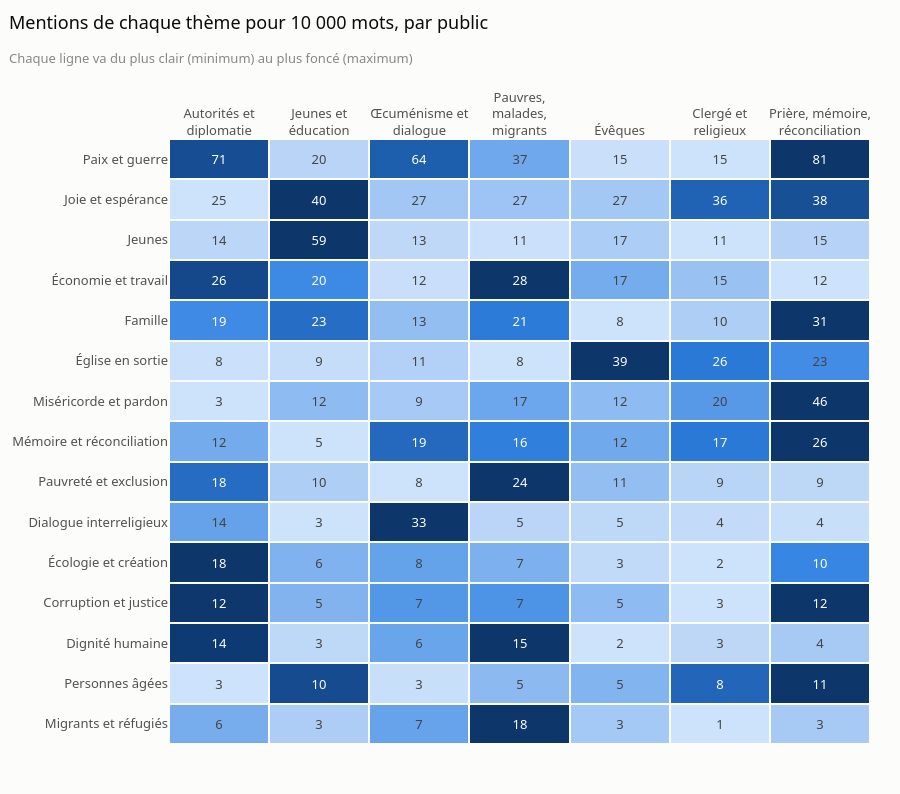

The cell this chart's notebook holds for it:
### Markdown cell above
### Et selon le public ?

Même mesure, en comparant les types de public qui comptent au moins 20 discours.

### Code cell
grands_publics = df["public"].value_counts().loc[lambda n: n >= 20].index
taux = ac.taux_lexique(df, "public").loc[grands_publics].T
taux = taux.loc[taux.mean(axis=1).sort_values(ascending=False).index]
taux.columns = [textwrap.fill(p, 16).replace("\n", "<br>") for p in taux.columns]

g.carte_chaleur(taux, "Mentions de chaque thème pour 10 000 mots, par public",
                "Chaque ligne va du plus clair (minimum) au plus foncé (maximum)").show()

### Figure 1 — Plotly figure (JSON) as saved in the notebook; plotly's stock layout.template omitted (floating-point values rounded to 4 significant figures)
{"data": [{"colorscale": [[0.0, "#cde2fb"], [0.08333, "#b7d3f6"], [0.1667, "#9ec5f4"], [0.25, "#86b6ef"], [0.3333, "#6da7ec"], [0.4167, "#5598e7"], [0.5, "#3987e5"], [0.5833, "#2a78d6"], [0.6667, "#256abf"], [0.75, "#1c5cab"], [0.8333, "#184f95"], [0.9167, "#104281"], [1.0, "#0d366b"]], "customdata": [[70.79, 19.82, 64.05, 36.55, 15.41, 14.67, 81.36], [24.74, 40.2, 27.13, 27.37, 27.01, 35.79, 37.55], [13.92, 58.59, 13.35, 11.1, 16.6, 10.83, 15.02], [25.98, 19.71, 12.21, 27.94, 16.82, 14.84, 11.89], [18.9, 22.58, 12.64, 20.86, 7.92, 10.48, 30.67], [7.935, 8.59, 10.65, 7.655, 39.06, 25.84, 22.53], [2.956, 12.44, 8.947, 17.41, 12.48, 20.43, 45.68], [11.75, 5.396, 19.03, 16.46, 11.93, 17.11, 25.66], [18.2, 9.581, 7.811, 23.73, 11.07, 9.079, 8.761], [14.08, 3.194, 33.23, 5.358, 4.882, 4.365, 3.755], [17.81, 6.387, 7.811, 6.507, 2.821, 2.095, 10.01], [11.82, 5.066, 6.533, 6.698, 4.665, 2.619, 11.89], [14.16, 2.753, 6.391, 14.54, 2.061, 2.794, 3.755], [3.267, 9.581, 3.409, 4.976, 5.207, 8.381, 10.64], [5.99, 2.753, 6.959, 18.37, 3.255, 0.6984, 3.129]], "hovertemplate": "%{y}, %{x}<br>%{customdata:.1f} mentions pour 10 000 mots<extra></extra>", "showscale": false, "text": [[71, 20, 64, 37, 15, 15, 81], [25, 40, 27, 27, 27, 36, 38], [14, 59, 13, 11, 17, 11, 15], [26, 20, 12, 28, 17, 15, 12], [19, 23, 13, 21, 8, 10, 31], [8, 9, 11, 8, 39, 26, 23], [3, 12, 9, 17, 12, 20, 46], [12, 5, 19, 16, 12, 17, 26], [18, 10, 8, 24, 11, 9, 9], [14, 3, 33, 5, 5, 4, 4], [18, 6, 8, 7, 3, 2, 10], [12, 5, 7, 7, 5, 3, 12], [14, 3, 6, 15, 2, 3, 4], [3, 10, 3, 5, 5, 8, 11], [6, 3, 7, 18, 3, 1, 3]], "texttemplate": "%{text}", "type": "heatmap", "x": ["Autorités et<br>diplomatie", "Jeunes et<br>éducation", "Œcuménisme et<br>dialogue", "Pauvres,<br>malades,<br>migrants", "Évêques", "Clergé et<br>religieux", "Prière, mémoire,<br>réconciliation"], "xgap": 2, "y": ["Paix et guerre", "Joie et espérance", "Jeunes", "Économie et travail", "Famille", "Église en sortie", "Miséricorde et pardon", "Mémoire et réconciliation", "Pauvreté et exclusion", "Dialogue interreligieux", "Écologie et création", "Corruption et justice", "Dignité humaine", "Personnes âgées", "Migrants et réfugiés"], "ygap": 2, "z": [[0.8415, 0.07731, 0.7405, 0.3282, 0.01107, 0.0, 1.0], [0.0, 1.0, 0.1545, 0.17, 0.1472, 0.7152, 0.8288], [0.06488, 1.0, 0.05286, 0.005734, 0.1209, 0.0, 0.08781], [0.878, 0.4874, 0.02015, 1.0, 0.3069, 0.1839, 0.0], [0.4829, 0.6444, 0.2075, 0.5689, 0.0, 0.1124, 1.0], [0.008911, 0.02978, 0.09544, 0.0, 1.0, 0.5792, 0.4737], [0.0, 0.2221, 0.1402, 0.3384, 0.2228, 0.4089, 1.0], [0.3134, 0.0, 0.6729, 0.5459, 0.3226, 0.5782, 1.0], [0.6528, 0.1112, 0.0, 1.0, 0.2044, 0.07967, 0.05969], [0.3624, 0.0, 1.0, 0.07206, 0.0562, 0.039, 0.01868], [1.0, 0.2731, 0.3636, 0.2806, 0.04615, 0.0, 0.5037], [0.9928, 0.2639, 0.4222, 0.4399, 0.2207, 0.0, 1.0], [0.9691, 0.05543, 0.3469, 1.0, 0.0, 0.05868, 0.1357], [0.0, 0.8565, 0.01918, 0.2318, 0.2632, 0.6937, 1.0], [0.2994, 0.1163, 0.3543, 1.0, 0.1446, 0.0, 0.1375]]}], "layout": {"height": 794, "legend": {"title": {"text": ""}}, "margin": {"t": 139}, "title": {"subtitle": {"font": {"color": "#898781", "size": 13}, "text": "Chaque ligne va du plus clair (minimum) au plus foncé (maximum)"}, "text": "Mentions de chaque thème pour 10 000 mots, par public"}, "xaxis": {"showline": false, "side": "top"}, "yaxis": {"autorange": "reversed"}}}
